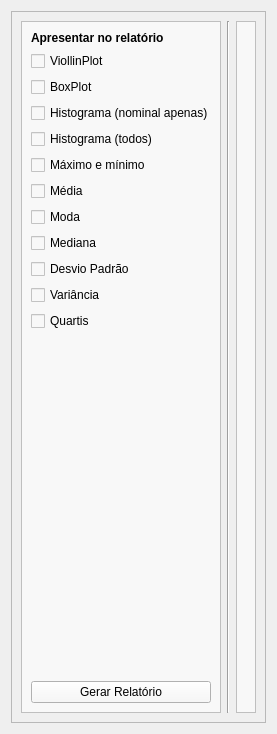
         <widget class="QWidget" name="resultados">
          <attribute name="title">
           <string>Resultados</string>
          </attribute>
          <layout class="QVBoxLayout" name="verticalLayout_6">
           <item>
            <widget class="QFrame" name="frame_4">
             <property name="frameShape">
              <enum>QFrame::StyledPanel</enum>
             </property>
             <property name="frameShadow">
              <enum>QFrame::Raised</enum>
             </property>
             <layout class="QHBoxLayout" name="horizontalLayout_4">
              <item>
               <widget class="QFrame" name="frame_2">
                <property name="maximumSize">
                 <size>
                  <width>200</width>
                  <height>16777215</height>
                 </size>
                </property>
                <property name="styleSheet">
                 <string notr="true">background-color: rgb(248, 248, 248);</string>
                </property>
                <property name="frameShape">
                 <enum>QFrame::StyledPanel</enum>
                </property>
                <property name="frameShadow">
                 <enum>QFrame::Raised</enum>
                </property>
                <layout class="QVBoxLayout" name="verticalLayout_7">
                 <item>
                  <widget class="QLabel" name="l_resultados">
                   <property name="whatsThis">
                    <string>&lt;html&gt;&lt;head/&gt;&lt;body&gt;&lt;p&gt;&lt;span style=&quot; font-weight:600;&quot;&gt;Grandezas&lt;/span&gt;&lt;/p&gt;&lt;/body&gt;&lt;/html&gt;</string>
                   </property>
                   <property name="text">
                    <string>&lt;html&gt;&lt;head/&gt;&lt;body&gt;&lt;p&gt;&lt;span style=&quot; font-weight:600;&quot;&gt;Apresentar no relatório&lt;/span&gt;&lt;/p&gt;&lt;/body&gt;&lt;/html&gt;</string>
                   </property>
                  </widget>
                 </item>
                 <item>
                  <widget class="QCheckBox" name="cb_violino">
                   <property name="text">
                    <string>ViollinPlot</string>
                   </property>
                  </widget>
                 </item>
                 <item>
                  <widget class="QCheckBox" name="cb_boxplot">
                   <property name="text">
                    <string>BoxPlot</string>
                   </property>
                  </widget>
                 </item>
                 <item>
                  <widget class="QCheckBox" name="cb_histograma_nominal">
                   <property name="text">
                    <string>Histograma (nominal apenas)</string>
                   </property>
                  </widget>
                 </item>
                 <item>
                  <widget class="QCheckBox" name="cb_histograma">
                   <property name="text">
                    <string>Histograma (todos)</string>
                   </property>
                  </widget>
                 </item>
                 <item>
                  <widget class="QCheckBox" name="cb_max_min">
                   <property name="text">
                    <string>Máximo e mínimo</string>
                   </property>
                  </widget>
                 </item>
                 <item>
                  <widget class="QCheckBox" name="cb_media">
                   <property name="text">
                    <string>Média</string>
                   </property>
                  </widget>
                 </item>
                 <item>
                  <widget class="QCheckBox" name="cb_moda">
                   <property name="text">
                    <string>Moda</string>
                   </property>
                  </widget>
                 </item>
                 <item>
                  <widget class="QCheckBox" name="cb_mediana">
                   <property name="text">
                    <string>Mediana</string>
                   </property>
                  </widget>
                 </item>
                 <item>
                  <widget class="QCheckBox" name="cb_desvio_padrao">
                   <property name="text">
                    <string>Desvio Padrão</string>
                   </property>
                  </widget>
                 </item>
                 <item>
                  <widget class="QCheckBox" name="cb_variancia">
                   <property name="text">
                    <string>Variância</string>
                   </property>
                  </widget>
                 </item>
                 <item>
                  <widget class="QCheckBox" name="cb_quartis">
                   <property name="text">
                    <string>Quartis</string>
                   </property>
                  </widget>
                 </item>
                 <item>
                  <spacer name="verticalSpacer_4">
                   <property name="orientation">
                    <enum>Qt::Vertical</enum>
                   </property>
                   <property name="sizeHint" stdset="0">
                    <size>
                     <width>20</width>
                     <height>344</height>
                    </size>
                   </property>
                  </spacer>
                 </item>
                 <item>
                  <widget class="QPushButton" name="pushButton">
                   <property name="text">
                    <string>Gerar Relatório</string>
                   </property>
                  </widget>
                 </item>
                </layout>
               </widget>
              </item>
              <item>
               <widget class="Line" name="line">
                <property name="orientation">
                 <enum>Qt::Vertical</enum>
                </property>
               </widget>
              </item>
              <item>
               <widget class="QFrame" name="frame_3">
                <property name="styleSheet">
                 <string notr="true">background-color: rgb(248, 248, 248);</string>
                </property>
                <property name="frameShape">
                 <enum>QFrame::StyledPanel</enum>
                </property>
                <property name="frameShadow">
                 <enum>QFrame::Raised</enum>
                </property>
                <layout class="QVBoxLayout" name="verticalLayout_9">
                 <item>
                  <widget class="QWidget" name="w_resultado" native="true"/>
                 </item>
                </layout>
               </widget>
              </item>
             </layout>
            </widget>
           </item>
          </layout>
         </widget>
